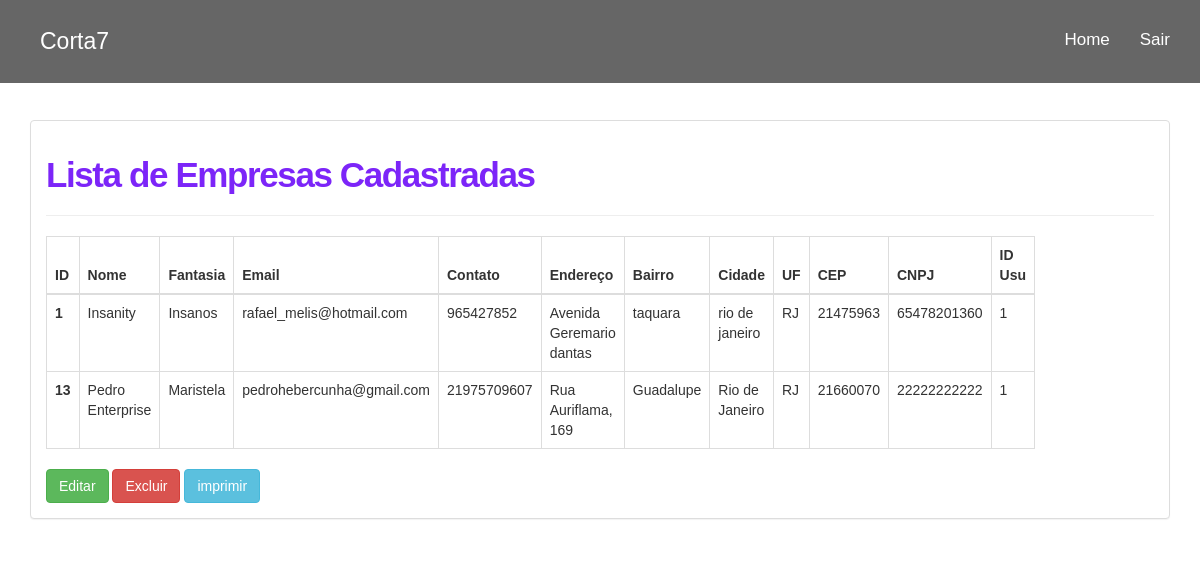
/empresascadastradas.php (signed in), run on the app's committed database.
### tables this page shows
CREATE TABLE `tbempresa` (
  `idempresa` int(11) NOT NULL,
  `nome` varchar(100) NOT NULL,
  `fantasia` varchar(100) DEFAULT NULL,
  `emailempresa` varchar(100) DEFAULT NULL,
  `foneemp` varchar(15) DEFAULT NULL,
  `endemp` varchar(100) DEFAULT NULL,
  `bairroemp` varchar(50) DEFAULT NULL,
  `cidadeemp` varchar(50) DEFAULT NULL,
  `ufemp` varchar(2) DEFAULT NULL,
  `cepemp` varchar(10) DEFAULT NULL,
  `cnpjemp` varchar(11) DEFAULT NULL,
  `fk_usuario` int(11) NOT NULL
);

### empresascadastradas.php (the view, shortened to what this page needs)
<!DOCTYPE html>
<html lang="pt-br">
<head>
  <link href="bootstrap/css/bootstrap.min.css" rel="stylesheet">
  <link href="estilo.css" rel="stylesheet">
  </head>
  <body>
    <nav class="navbar navbar-fixed-top navbar-inverse navbar-transparente">
      <div class="container">
        <div class="navbar-header">
        <div class="site-logo">
          <a href="index.php">Corta7</a>
        </div>
      </div>
      <div class="collapse navbar-collapse" id="barra-navegacao">
        <ul class="nav navbar-nav navbar-right">
        	<li><a href="home.php">Home</a></li>
          <li><a href="sair.php">Sair</a></li>
        </ul>
      </div>
    </div>
  </nav>
  <div class="container">
    <br /><br />
    <br /><br />
    <br /><br />
    <div id="d">
    <div class="panel panel-default">
     <div class="panel-body">
      <h3 style="font-size: 35px;
      font-weight: 700;
      letter-spacing: -0.04em; color: #7c25f8;">Lista de Empresas Cadastradas </h3>
      <hr />
      <div class="row justify-content-center mb-6">
        <div class="col-sm-12 col-md-10 col-gl-8">
          <?php
          $objDb = new db();
          $link = $objDb->conecta_mysql();
          $iduser =  $_SESSION['id_usuario'];
          $sql = "SELECT * FROM tbempresa  WHERE fk_usuario = '$iduser' ORDER BY idempresa ASC";
          $resultado_emp = mysqli_query($link, $sql);
          if(($resultado_emp) AND ($resultado_emp->num_rows != 0)){
            ?>
            <table class="table table-bordered table-hover">
             <thead>
               <tr>
                <th >ID</th>
                <th >Nome</th>
                <th >Fantasia</th>
                <th >Email</th>
                <th >Contato</th>
                <th >Endereço</th>
                <th >Bairro</th>
                <th >Cidade</th>
                <th >UF</th>
                <th >CEP</th>
                <th >CNPJ</th>
                <th >ID Usu</th>
              </tr>
            </thead>
            <tbody>
              <?php
              while($row_emp = mysqli_fetch_array($resultado_emp)){
                ?>
                <tr>
                  <th><?php echo $row_emp['idempresa']; ?></th>
                  <td><?php echo $row_emp['nome']; ?></td>
                  <td><?php echo $row_emp['fantasia']; ?></td>
                  <td><?php echo $row_emp['emailempresa']; ?></td>
                  <td><?php echo $row_emp['foneemp']; ?></td>
                  <td><?php echo $row_emp['endemp']; ?></td>
                  <td><?php echo $row_emp['bairroemp']; ?></td>
                  <td><?php echo $row_emp['cidadeemp']; ?></td>
                  <td><?php echo $row_emp['ufemp']; ?></td>
                  <td><?php echo $row_emp['cepemp']; ?></td>
                  <td><?php echo $row_emp['cnpjemp']; ?></td>
                  <td><?php echo $row_emp['fk_usuario']; ?></td>
                </tr>
              <?php   }  ?>
            </tbody>
          </table>
          <a tabindex="0" class="btn btn-success" role="button" data-toggle="popover" data-placement="right" data-trigger="focus" href="editarempresa.php"
          title="Editar Empresas">Editar</a>
          <a tabindex="0" class="btn btn-danger" role="button" data-toggle="popover" data-placement="right" data-trigger="focus" href="excluirempresa.php"
          title="Excluir Empresas">Excluir</a>
          <input type="button" class="btn btn-info" value="imprimir" name="imprimir" onclick="imprime()">
          <?php
        }else{
          echo "<div class='alert alert-danger' role='alert'>Nenhum usuário encontrado!</div>";
        }
        ?>
      </div>
    </div>
  </div>
</div>
</div>
</div>
</body>
</html>

### estilo.css (style rules this page uses)
html, body, .capa { height: 100%; }
body { background: url('imagens/capa4.jpg'); background-attachment: fixed; font-family: Helvetica,Arial,sans-serif; overflow-x: hidden; }
nav.navbar-transparente { padding: 15px 0px; background: rgba(0, 0, 0, 0.6); border: none; }
.site-logo { margin: 5px 5px; padding: 5px 5px; font-size: 23px; }
.site-logo a { color: #fff; text-decoration:none; }
#barra-navegacao { font-size: 17px; }
.navbar-inverse .navbar-nav>li>a { color: white; }
.navbar-inverse .navbar-nav>li>a, footer .nav a { color: white; }
h3 { font-size: 35px; font-weight: 700; letter-spacing: -0.04em; }

### data on the page
tbempresa: idempresa "1", nome "Insanity", fantasia "Insanos", emailempresa "rafael_melis@hotmail.com", foneemp "965427852", endemp "Avenida Geremario dantas", bairroemp "taquara", cidadeemp "rio de janeiro", ufemp "RJ", cepemp "21475963", cnpjemp "65478201360", fk_usuario "1"
tbempresa: idempresa "13", nome "Pedro Enterprise", fantasia "Maristela", emailempresa "pedrohebercunha@gmail.com", foneemp "21975709607", endemp "Rua Auriflama, 169", bairroemp "Guadalupe", cidadeemp "Rio de Janeiro", ufemp "RJ", cepemp "21660070", cnpjemp "22222222222", fk_usuario "1"
